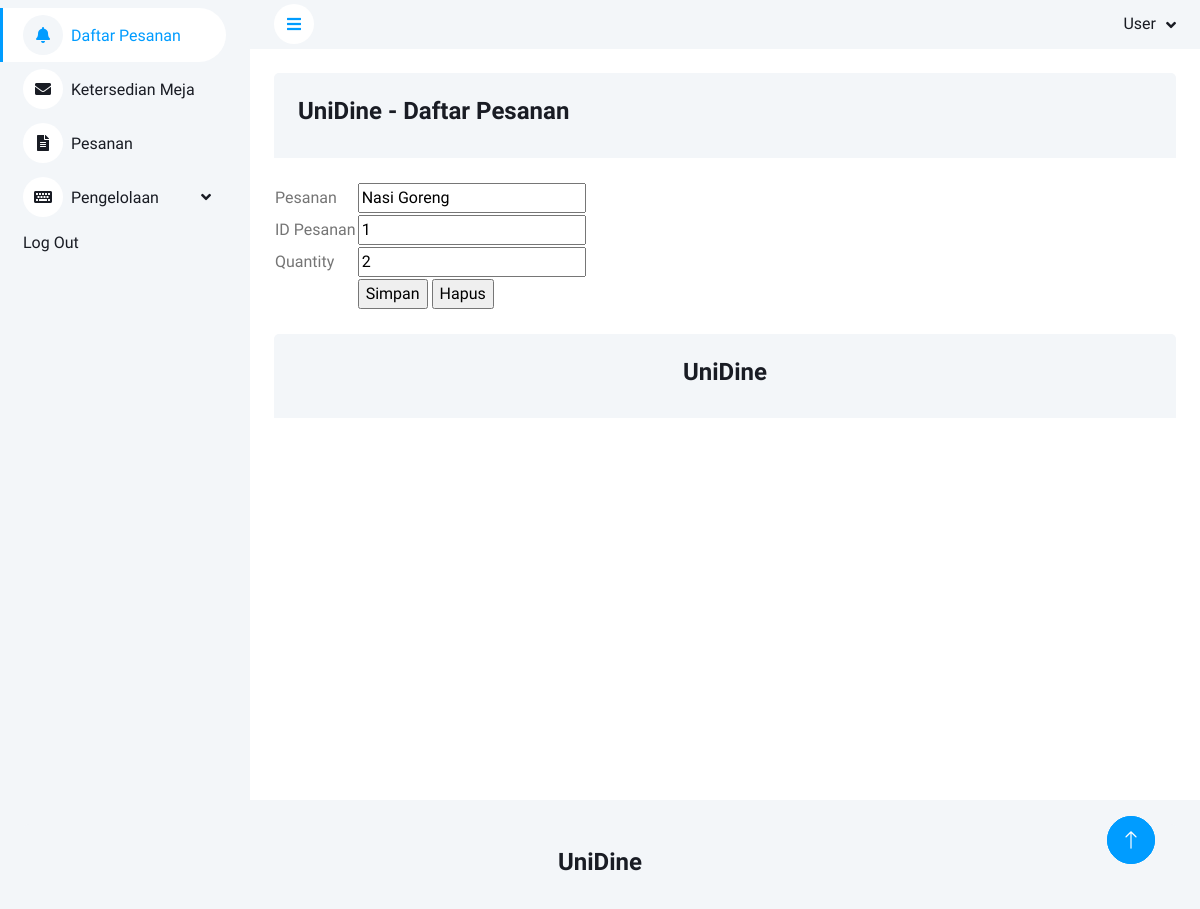
/Edit.php?id=1, run on the app's committed database.
### tables this page shows
CREATE TABLE `tbl_temp_pesanan` (
  `id_order` int(7) NOT NULL,
  `id_pesanan` varchar(55) NOT NULL,
  `id_menu` varchar(11) NOT NULL,
  `qt` int(4) NOT NULL
);

CREATE TABLE `tbl_menu` (
  `id` int(5) NOT NULL,
  `kd_menu` varchar(10) NOT NULL,
  `nama` varchar(200) NOT NULL,
  `deks` text NOT NULL,
  `kategori` varchar(50) NOT NULL,
  `harga` int(20) NOT NULL,
  `pic` varchar(200) NOT NULL
);

### Edit.php (the view, shortened to what this page needs)
<!DOCTYPE html>
<html lang="en">
<head>
    <link href="https://cdnjs.cloudflare.com/ajax/libs/font-awesome/5.10.0/css/all.min.css" rel="stylesheet">
    <link href="https://cdn.jsdelivr.net/npm/bootstrap-icons@1.4.1/font/bootstrap-icons.css" rel="stylesheet">
    <link href="lib/owlcarousel/assets/owl.carousel.min.css" rel="stylesheet">
    <link href="lib/tempusdominus/css/tempusdominus-bootstrap-4.min.css" rel="stylesheet" />
    <link href="css/bootstrap.min.css" rel="stylesheet">
    <link href="css/style.css" rel="stylesheet">
    <link rel="stylesheet" href="//cdn.datatables.net/1.13.6/css/jquery.dataTables.min.css">
</head>
<body>
    <div class="container-xxl position-relative bg-white d-flex p-0">
        <div class="sidebar pe-4 pb-3">
            <nav class="navbar bg-light navbar-light">
                <div class="navbar-nav w-100 ">
                    <a href="index.php" class="nav-item nav-link active"><i class="fa fa-bell me-2"></i>Daftar Pesanan</a>
                    <a href="KetersediaanMeja.php" class="nav-item nav-link "><i class="fa fa-envelope me-2"></i>Ketersedian Meja</a>
                    <a href="Pesanan.php" class="nav-item nav-link"><i class="fa fa-file-alt me-2"></i>Pesanan</a>
                    <div class="nav-item dropdown">
                        <a href="#" class="nav-link dropdown-toggle" data-bs-toggle="dropdown"><i class="fa fa-keyboard me-2"></i>Pengelolaan</a>
                    </div>
                    <a href="Login.php" class="nav-item nav-link">Log Out</a>
                </div>
            </nav>
        </div>
        <div class="content">
            <nav class="navbar navbar-expand bg-light navbar-light sticky-top px-4 py-0">
                <a href="#" class="sidebar-toggler flex-shrink-0">
                    <i class="fa fa-bars"></i>
                </a>
                <div class="navbar-nav align-items-center ms-auto">
                    <div class="nav-item dropdown">
                        <a href="#" class="nav-link dropdown-toggle" data-bs-toggle="dropdown">
                            <span class="d-none d-lg-inline-flex">User</span>
                        </a>
                    </div>
                </div>
            </nav>
            <div class="container-fluid mb-4 pt-4 px-4 ">
                <div class="bg-light rounded-top p-4">
                    <div class="row">
                        <p class="h4"> UniDine - Daftar Pesanan</p>
                    </div>
                </div>
            </div>
             <section class="mx-4">
                <?php
                include "koneksi.php";
                $id = $_GET['id'];
                $data1 = mysqli_query($koneksi, "SELECT tbl_temp_pesanan.*, tbl_menu.*
                FROM tbl_temp_pesanan,tbl_menu
                WHERE tbl_temp_pesanan.id_order=$id AND tbl_menu.id = tbl_temp_pesanan.id_menu");
                while($data = mysqli_fetch_array($data1)){
                ?>
                <form action="updatepesan.php" method="post">
                    <table>
                        <tr>
                            <td>Pesanan</td>
                            <td>
                                <input type="text" name="nama" value="<?php echo $data['nama'] ?>">
                            </td>
                        </tr>
                        <tr>
                            <td>ID Pesanan</td>
                            <td><input type="text" name="id" value="<?php echo $data['id'] ?>"></td>
                        </tr>
                        <tr>
                            <td>Quantity</td>
                            <td><input type="text" name="qt" value="<?php echo $data['qt'] ?>"></td>
                        </tr>
                        <tr>
                            <td></td>
                            <td><input type="submit" name="tubesrpl" value="Simpan"> <input type="reset" value="Hapus"></td>
                        </tr>
                    </table>
                </form>
                <?php
                }
                ?>
                            </section>
           <div class="container-fluid pt-4 px-4">
                <div class="bg-light rounded-top p-4">
                    <div class="row ">
                        <p class="h4 text-center">UniDine</p>
                    </div>
                </div>
            </div>
        </div>
        <a href="#" class="btn btn-lg btn-primary btn-lg-square back-to-top"><i class="bi bi-arrow-up"></i></a>
    </div>
</body>
</html>
            <div class="container-fluid pt-4 px-4">
                <div class="bg-light rounded-top p-4">
                    <div class="row ">
                        <p class="h4 text-center">UniDine</p>
                    </div>
                </div>
            </div>
        <a href="#" class="btn btn-lg btn-primary btn-lg-square back-to-top"><i class="bi bi-arrow-up"></i></a>
</body>
</html>

### css/style.css (style rules this page uses)
:root { --primary: #009CFF; --light: #F3F6F9; --dark: #191C24; }
.back-to-top { position: fixed; display: none; right: 45px; bottom: 45px; z-index: 99; }
.btn { transition: .5s; }
.btn.btn-primary { color: #FFFFFF; }
.btn-lg-square { width: 48px; height: 48px; }
.btn-square, .btn-sm-square, .btn-lg-square { padding: 0; display: inline-flex; align-items: center; justify-content: center; font-weight: normal; border-radius: 50px; }
.sidebar { position: fixed; top: 0; left: 0; bottom: 0; width: 250px; height: 100vh; overflow-y: auto; background: var(--light); transition: 0.5s; z-index: 999; }
.content { margin-left: 250px; min-height: 100vh; background: #FFFFFF; transition: 0.5s; }
@media (min-width: 992px) { .sidebar { margin-left: 0; } }
@media (min-width: 992px) { .content { width: calc(100% - 250px); } }
.sidebar .navbar .navbar-nav .nav-link { padding: 7px 20px; color: var(--dark); font-weight: 500; border-left: 3px solid var(--light); border-radius: 0 30px 30px 0; outline: none; }
.sidebar .navbar .navbar-nav .nav-link:hover, .sidebar .navbar .navbar-nav .nav-link.active { color: var(--primary); background: #FFFFFF; border-color: var(--primary); }
.sidebar .navbar .navbar-nav .nav-link i { width: 40px; height: 40px; display: inline-flex; align-items: center; justify-content: center; background: #FFFFFF; border-radius: 40px; }
.sidebar .navbar .navbar-nav .nav-link:hover i, .sidebar .navbar .navbar-nav .nav-link.active i { background: var(--light); }
.sidebar .navbar .dropdown-toggle::after { position: absolute; top: 15px; right: 15px; border: none; content: "\f107"; font-family: "Font Awesome 5 Free"; font-weight: 900; transition: .5s; }
.content .navbar .navbar-nav .nav-link { margin-left: 25px; padding: 12px 0; color: var(--dark); outline: none; }
.content .navbar .sidebar-toggler, .content .navbar .navbar-nav .nav-link i { width: 40px; height: 40px; display: inline-flex; align-items: center; justify-content: center; background: #FFFFFF; border-radius: 40px; }
.content .navbar .dropdown-toggle::after { margin-left: 6px; vertical-align: middle; border: none; content: "\f107"; font-family: "Font Awesome 5 Free"; font-weight: 900; transition: .5s; }

### data on the page
tbl_temp_pesanan: nama "Nasi Goreng", id "1", qt "2"
